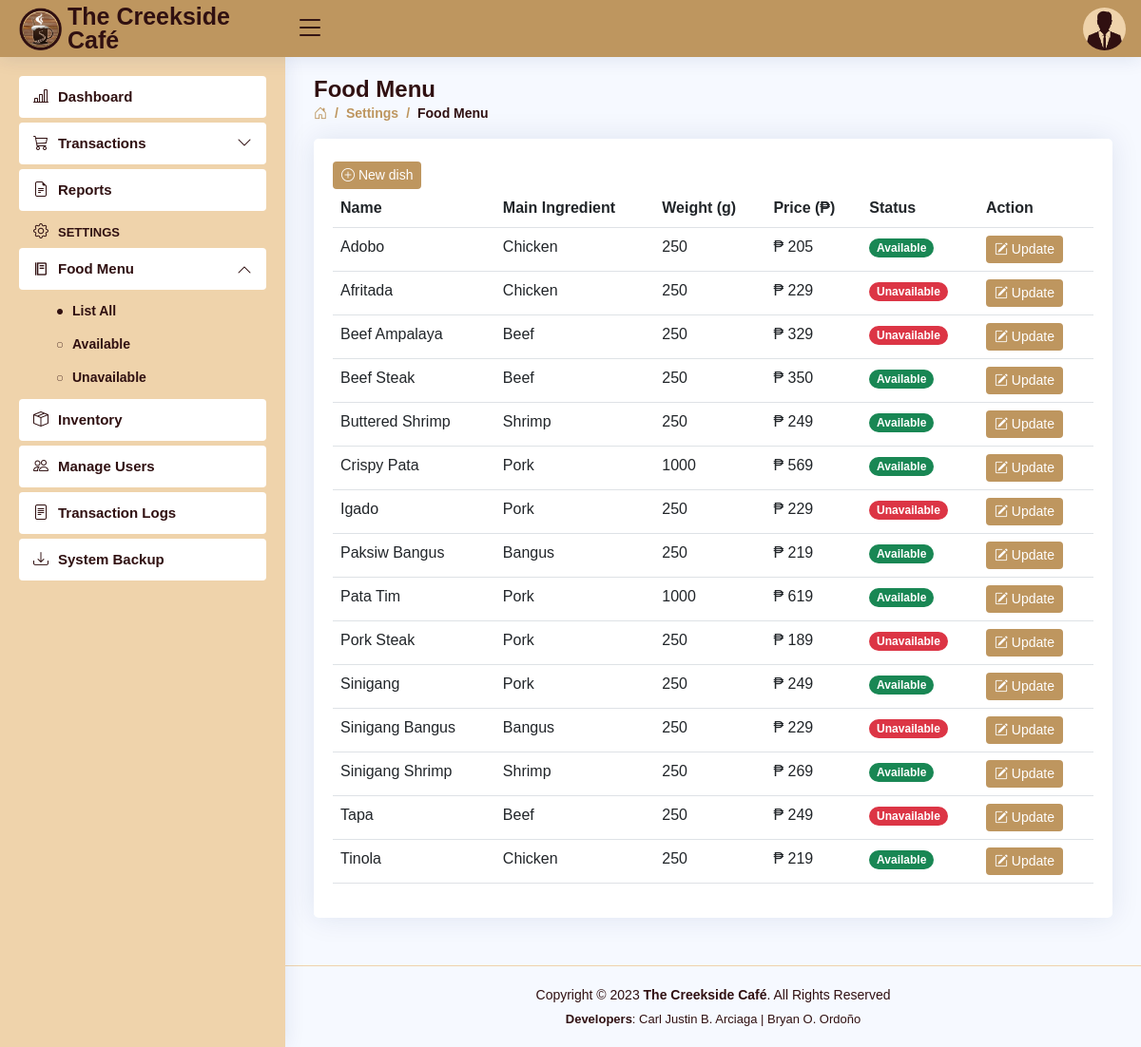
Before: /settings-foodmenu.php (signed in) with the older database file.
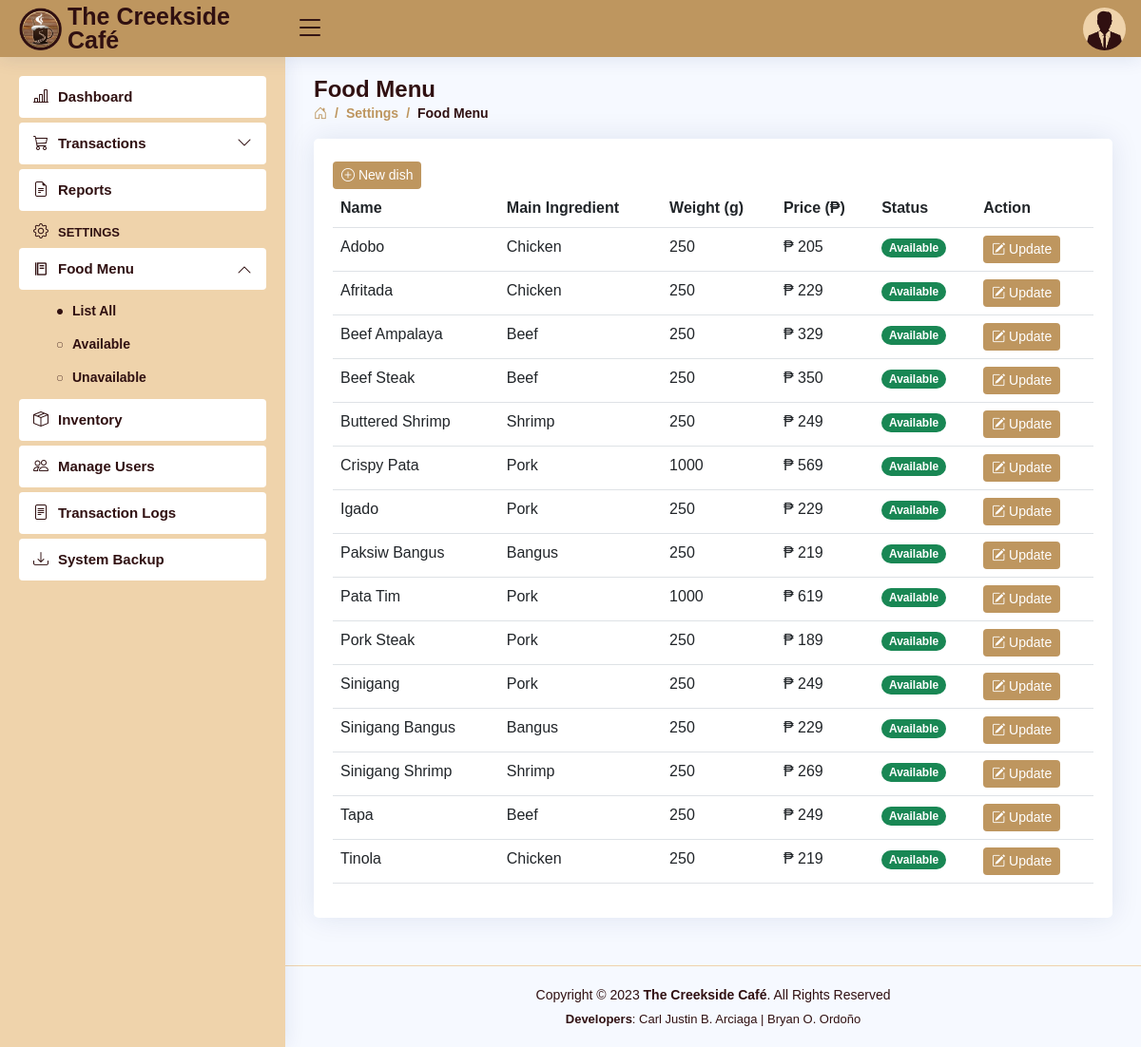
After: the same page with the newer database file.
### tables this page shows
CREATE TABLE `dishes` (
  `dish_id` int(2) NOT NULL AUTO_INCREMENT,
  `dish_name` varchar(30) DEFAULT NULL,
  `main_` varchar(15) DEFAULT NULL,
  `weight` int(4) DEFAULT NULL,
  `price` decimal(10,2) DEFAULT NULL,
  `status` varchar(11) DEFAULT NULL,
  PRIMARY KEY (`dish_id`)
);

### settings-foodmenu.php (the view, shortened to what this page needs)
<!DOCTYPE html>
<html lang="en">
<head>
<?php
    include 'includes/links.php';
    include 'includes/header.php';
    include 'includes/sidebar-FM.php';
    $role = $_SESSION['role'];
 ?>
</head>
<body>
  <main id="main" class="main">
    <div class="pagetitle">
      <h1>Food Menu</h1>
      <nav>
        <ol class="breadcrumb">
          <li class="breadcrumb-item"><a href="dashboard.php"><i class="bi bi-house-door"></i></a></li>
          <li class="breadcrumb-item">Settings</li>
          <li class="breadcrumb-item active">Food Menu</li>
        </ol>
      </nav>
    </div>
    <section class="section dish">
          <div class="card">
            <div class="card-body">
              <br>
              <?php if ($role === 'Admin') { ?>
              <button class="btn btn2 btn-sm" data-bs-toggle="modal" data-bs-target="#addDish"><i class="bi bi-plus-circle"></i> New dish</button> <?php
              } ?>
              <table class="table table-hover datatable">
        <?php if ($role === 'Admin') { ?>
                <thead>
                  <tr>
                    <th scope="col">Name</th>
                    <th scope="col">Main Ingredient</th>
                    <th scope="col">Weight (g)</th>
                    <th scope="col">Price (₱)</th>
                    <th scope="col">Status</th>
                    <th scope="col">Action</th>
                  </tr>
                </thead> <?php
        }?>
                <tbody>
  <?php
    include 'connection.php';
    $query = "SELECT * FROM dishes ORDER BY dish_name ASC";
    $result = $con->query($query);
    if ($result) {
      while ($row = $result->fetch_assoc()) {
        $id = $row['dish_id'];
        $name = $row['dish_name'];
        $main_ = $row['main_'];
        $weight = $row['weight'];
        $price = $row['price'];
        $status = $row['status'];?>
                  <tr>
                    <td><a style="text-transform: capitalize;"><?php echo $name ?></a></td>
                    <td><?php echo $main_ ?></td>
                    <td><?php echo $weight ?></td>
                    <td>₱ <?php echo number_format($price) ?></td>
            <?php if ($status === 'Available') { ?>
                    <td><font class="badge bg-success rounded-pill"><b><?php echo $status ?></b></font></td> <?php
            } elseif ($status === 'Unavailable') { ?>
                    <td><font class="badge bg-danger rounded-pill"><b><?php echo $status ?></b></font></td> <?php
            } ?>
        <?php if ($role === 'Admin') { ?>
                    <td>
                      <button class="btn btn2 btn-sm" data-bs-toggle="modal" data-bs-target="#updateDish-<?php echo $id ?>"><i class="bi bi-pencil-square"></i> Update</button>
                    </td> <?php
        } ?>
                  </tr>
    <?php }
  } ?>
                </tbody>
              </table>
            </div>
          </div>
    </section>
  </main>
<?php include 'includes/footer.php'; ?>
</body>
</html>

Changed rows visible on the page:
changed dishes "Afritada": status "Unavailable" → "Available"
changed dishes "Beef Ampalaya": status "Unavailable" → "Available"
changed dishes "Igado": status "Unavailable" → "Available"
changed dishes "Pork Steak": status "Unavailable" → "Available"
changed dishes "Sinigang Bangus": status "Unavailable" → "Available"
changed dishes "Tapa": status "Unavailable" → "Available"
